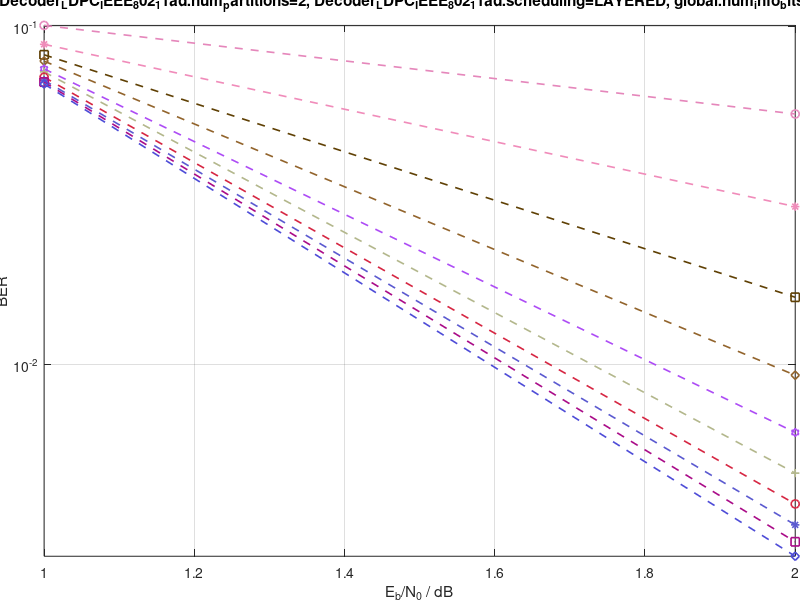

MATLAB code to generate this figure: (Note: this script raises an error after producing the figure.)
clear all;
xval{1} = [1.000000 2.000000 ];
xval{2} = [1.000000 2.000000 ];
xval{3} = [1.000000 2.000000 ];
xval{4} = [1.000000 2.000000 ];
xval{5} = [1.000000 2.000000 ];
xval{6} = [1.000000 2.000000 ];
xval{7} = [1.000000 2.000000 ];
xval{8} = [1.000000 2.000000 ];
xval{9} = [1.000000 2.000000 ];
xval{10} = [1.000000 2.000000 ];
yval{1} = [1.005330e-01 5.500570e-02 ];
yval{2} = [8.840030e-02 2.928560e-02 ];
yval{3} = [8.231640e-02 1.579770e-02 ];
yval{4} = [7.884490e-02 9.289560e-03 ];
yval{5} = [7.480360e-02 6.292440e-03 ];
yval{6} = [7.327830e-02 4.770520e-03 ];
yval{7} = [7.067900e-02 3.867140e-03 ];
yval{8} = [6.920630e-02 3.353560e-03 ];
yval{9} = [6.836910e-02 2.988630e-03 ];
yval{10} = [6.748810e-02 2.708630e-03 ];
legendval = {'iteration 1' 'iteration 2' 'iteration 3' 'iteration 4' 'iteration 5' 'iteration 6' 'iteration 7' 'iteration 8' 'iteration 9' 'iteration 10' };
graphtitle = 'WPAN, global.ldpc_code_rate=IEEE_802_11AD_P42_N672_R050, Decoder_LDPC_IEEE_802_11ad.num_iterations=10, Source_Bits.start_seed=7878089, global.num_ldpc_inner_iterations=10, Demapper.channel_reliability=OPTIMAL_CRF, error_rates_decoding.print_status_permanent, global.bw_fl2fix=6, Decoder_LDPC_IEEE_802_11ad.dec_algorithm=MIN_SUM, Decoder_LDPC_IEEE_802_11ad.esf_factor=0.875, global.bw_dec_app=9, Source_Bits.mode=RANDOM, error_rates_decoding.out_port_inner_dim_name=ITERATION, Decoder_LDPC_IEEE_802_11ad.num_partitions=2, Decoder_LDPC_IEEE_802_11ad.scheduling=LAYERED, global.num_info_bits=336, global.bw_dec_fract=2, Decoder_LDPC_IEEE_802_11ad.threshold=16, global.bw_dec_ext=6, Decoder_LDPC_IEEE_802_11ad.app_parity_check, global.bw_fl2fix_fract=2, global.num_bits_per_symbol=2, Channel_AWGN.start_seed=12424, error_rates_decoding.max_num_diff_blocks=500, Decoder_LDPC_IEEE_802_11ad.num_lambda_min=3, Source_Bits.crc_poly=0, error_rates_decoding.out_port_inner_dim_addr_offset=1, error_rates_decoding.max_num_total_blocks=100000, global.mapping=MAP_QPSK, global.num_other_bits=336';
figfilename = 'WPAN_global.ldpc_code_rateIEEE_802_11AD_P42_N672_R050_Decoder_LDPC_IEEE_802_11ad.num_iterations10_Source_Bits.start_seed7878089_global.num_ldpc_inner_iterations10_Demapper.channel_reliabilityOPTIMAL_CRF_error_rates_decoding.print_status_permanent_global.bw_fl2fix6_Decoder_LDPC_IEEE_802_11ad.dec_algorithmMIN_SUM_Decoder_LDPC_IEEE_802_11ad.esf_factor0.875_global.bw_dec_app9_Source_Bits.modeRANDOM_error_rates_decoding.out_port_inner_dim_nameITERATION_Decoder_LDPC_IEEE_802_11ad.num_partitions2_Decoder_LDPC_IEEE_802_11ad.schedulingLAYERED_global.num_info_bits336_global.bw_dec_fract2_Decoder_LDPC_IEEE_802_11ad.threshold16_global.bw_dec_ext6_Decoder_LDPC_IEEE_802_11ad.app_parity_check_global.bw_fl2fix_fract2_global.num_bits_per_symbol2_Channel_AWGN.start_seed12424_error_rates_decoding.max_num_diff_blocks500_Decoder_LDPC_IEEE_802_11ad.num_lambda_min3_Source_Bits.crc_poly0_error_rates_decoding.out_port_inner_dim_addr_offset1_error_rates_decoding.max_num_total_blocks100000_global.mappingMAP_QPSK_global.num_other_bits336';
xtitle = 'E_b/N_0 / dB';
ytitle = 'BER';
%Farbvektor initialisieren, entsprechende Kurven haben gleiche Farben;
		farb=zeros(1,3);
		%Moegliche Marker
		mark=['+','o','*','s','d','h'];
		%Graph erzeugen
		figf=figure('Visible','off');
		for k=1:length(legendval)
		    %Graph zeichnen, Farbe zufaellig, marker aus Vektor mark
		    plot(xval{k}(:), yval{k}(:), 'linestyle','--', 'linewidth',1.2, 'color',rand(1,3), 'marker',mark(mod(k,6)+1), 'DisplayName',legendval{k});
		    hold on;
		end
		%Graph formatieren
		xlabel(xtitle);
		ylabel(ytitle);
		title(graphtitle);
		axis tight;
		grid on;
set(gca,'YScale','log');
set(gca,'YLimMode','auto');
		set(gca,'Position',[0.05511 0.07292 0.9389 0.8847]);  %fits for create_pdf.m, paper size 24x18
		box on;
		hold off;
		leg = legend('toggle');
		legend('boxon');
		set(leg,'Location','southwest','FontSize',10);
		% Grafiken anzeigen
		set(figf,'Visible','on');
		% Grafik speichern
		%saveas(figf,[figfilename, '.fig'],'fig');
		%h = gcf();
		%set(h,'PaperSize',[24 18]);
		%set(h,'PaperUnits','centimeters');
		%set(h,'PaperOrientation','portrait');
		%set(h,'PaperPosition',[0 0 24 18]);
		%print('-dpdf',[figfilename, '.pdf']);
